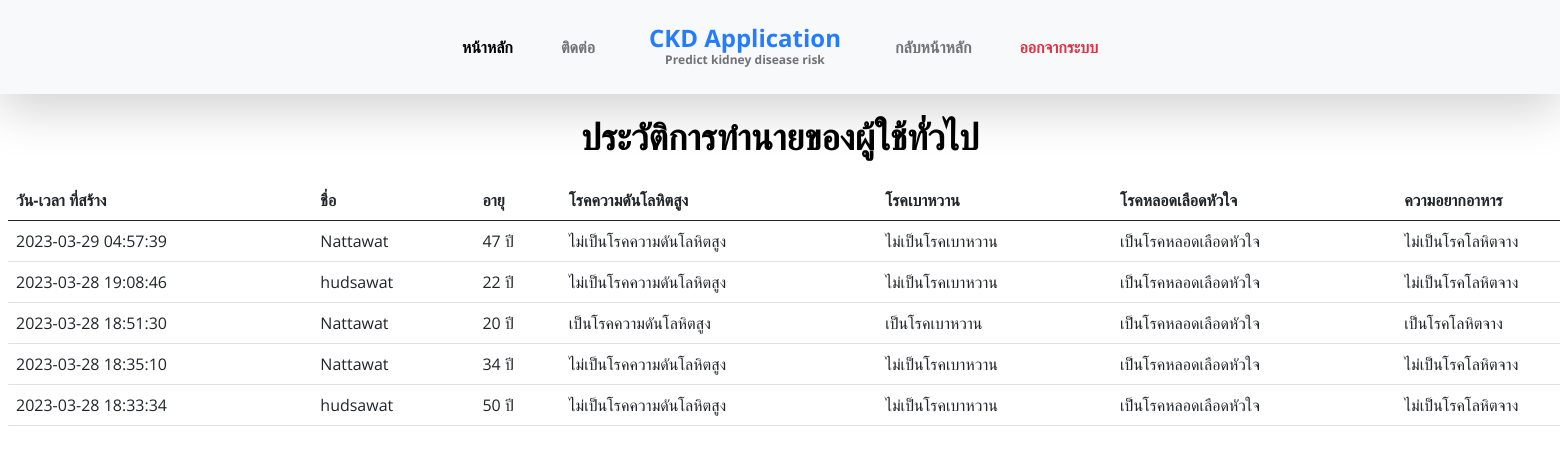
Screenshot of /admin_history_guest with the database file from the repository.
### app.py (models this page shows, shortened)
class HistoryGuest(db.Model):
    id = db.Column(db.Integer, primary_key=True)
    age = db.Column(db.String(10), nullable=False)
    hypertension = db.Column(db.String(10), nullable=False)
    diabetes_mellitus = db.Column(db.String(10), nullable=False)
    appetite = db.Column(db.String(10), nullable=False)
    anemia = db.Column(db.String(10), nullable=False)
    peda_edema = db.Column(db.String(10), nullable=False)
    result = db.Column(db.String(10), nullable=False)
    timestamp = db.Column(db.DateTime, default=datetime.utcnow)
    user_id = db.Column(db.Integer, db.ForeignKey('user.id'), nullable=False)
    user = db.relationship('User', backref='history_guest')

class User(UserMixin, db.Model):
    id = db.Column(db.Integer, primary_key=True)
    username = db.Column(db.String(80), unique=True, nullable=False)
    password = db.Column(db.String(80), nullable=False)
    firstname = db.Column(db.String(80), nullable=False)
    lastname = db.Column(db.String(80), nullable=False)
    email = db.Column(db.String(120), unique=True, nullable=False)
    role = db.Column(db.String(2), nullable=False)

### app.py (the view)
@app.route('/admin_history_guest')
def admin_guest():
    users = User.query.all()
    guesthistory = HistoryGuest.query.order_by(HistoryGuest.timestamp.desc()).all()
    return render_template('admin-history-guest.html', users=users,guesthistory=guesthistory)

### templates/admin-history-guest.html (shortened to what this page needs)
<!DOCTYPE html>
<html lang="en">
<head>
    <link href="https://cdn.jsdelivr.net/npm/bootstrap@5.3.0-alpha1/dist/css/bootstrap.min.css" rel="stylesheet"
>
    <link href="../static/css/bootstrap.min.css" rel="stylesheet">
    <link href="../static/css/bootstrap-icons.css" rel="stylesheet">
    <link href="../static/css/owl.carousel.min.css" rel="stylesheet">
    <link href="../static/css/owl.theme.default.min.css" rel="stylesheet">
    <link href="../static/css/templatemo-medic-care.css" rel="stylesheet">
</head>
<body>
    <div class="container bg-da">
        <nav class="navbar navbar-expand-lg bg-light fixed-top shadow-lg">
            <div class="container">
                <div class="collapse navbar-collapse" id="navbarNav">
                    <ul class="navbar-nav mx-auto">
                        <li class="nav-item active">
                            <a class="nav-link" href="/">หน้าหลัก</a>
                        </li>
                        <li class="nav-item">
                            <a class="nav-link" href="/contact">ติดต่อ</a>
                        </li>
                        <a class="navbar-brand d-none d-lg-block" href="/">
                            CKD Application
                            <strong class="d-block">Predict kidney disease risk</strong>
                        </a>
                        <li class="nav-item">
                            <a class="nav-link" href="/welcome">กลับหน้าหลัก</a>
                        </li>
                        <a class="nav-link text-danger" href="/logout">ออกจากระบบ</a>
                    </ul>
                </div>
            </div>
        </nav>
    </div>
    <h2 class="text-center mt-3">ประวัติการทำนายของผู้ใช้ทั่วไป</h2>
    {% if guesthistory %}
    <div class="table-responsive p-2" style="  width: 150%; overflow-x: auto;">
        <table class="table">
            <thead>
                <tr>
                    <th>วัน-เวลา ที่สร้าง</th>
                    <th>ชื่อ</th>
                    <th>อายุ</th>
                    <th>โรคความดันโลหิตสูง</th>
                    <th>โรคเบาหวาน</th>
                    <th>โรคหลอดเลือดหัวใจ</th>
                    <th>ความอยากอาหาร</th>
                </tr>
            </thead>
            <tbody>
                {% for prediction in guesthistory %}
                <tr>
                    <td>{{ prediction.timestamp.strftime('%Y-%m-%d %H:%M:%S') }}</td>
                    <td>{{prediction.user.firstname}}</td>
                    <td>{{ prediction.age }} ปี</td>
                    <td>
                        {% if prediction.hypertension == '0' %}
                        ไม่เป็นโรคความดันโลหิตสูง
                        {% else %}
                        เป็นโรคความดันโลหิตสูง
                        {% endif %}
                    </td>
                    <td>
                        {% if prediction.diabetes_mellitus == '0' %}
                        ไม่เป็นโรคเบาหวาน
                        {% else %}
                        เป็นโรคเบาหวาน
                        {% endif %}
                    </td>
                    <td>
                        {% if prediction.coronaru_artery_disease == '0' %}
                        ไม่เป็นโรคหลอดเลือดหัวใจ
                        {% else %}
                        เป็นโรคหลอดเลือดหัวใจ
                        {% endif %}
                    </td>
                    <td>
                        {% if prediction.anemia == '0' %}
                        ไม่เป็นโรคโลหิตจาง
                        {% else %}
                        เป็นโรคโลหิตจาง
                        {% endif %}
                    </td>
                </tr>
                {% endfor %}
            </tbody>
        </table>
        {% endif %}
    </div>
</body>
</html>

### static/css/templatemo-medic-care.css (style rules this page uses)
:root { --white-color: #FFFFFF; --primary-color: #247cff; --section-bg-color: #F9F9F9; --dark-color: #000000; --title-color: #565758; --p-color: #717275; --border-color: #eaeaea; --body-font-family: 'Open Sans', sans-serif; --h1-font-size: 48px; --h2-font-size: 36px; --h3-font-size: 32px; --h4-font-size: 28px; --h5-font-size: 24px; --h6-font-size: 22px; --p-font-size: 18px; --menu-font-size: 16px; --font-weight-light: 300; --font-weight-normal: 400; --font-weight-semibold: 600; --font-weight-bold: 700; }
body { background: var(--white-color); font-family: var(--body-font-family); position: relative; padding-top: 94px; }
h2, h3, h4, h5, h6 { color: var(--dark-color); line-height: inherit; }
h1, h2, h3, h4, h5, h6 { font-weight: var(--font-weight-semibold); }
h1, h2 { font-weight: var(--font-weight-bold); }
h2 { font-size: var(--h2-font-size); }
a, button { touch-action: manipulation; transition: all 0.3s; }
a { color: var(--p-color); text-decoration: none; }
b, strong { font-weight: var(--font-weight-bold); }
.navbar { padding-top: 20px; padding-bottom: 20px; }
.navbar-brand { color: var(--primary-color); font-size: var(--h5-font-size); font-weight: var(--font-weight-bold); margin: 0 30px; padding: 0; text-align: center; }
.navbar-brand strong { color: var(--p-color); font-size: 12px; position: relative; bottom: 5px; }
.navbar-expand-lg .navbar-nav .nav-link { padding-right: 1.5rem; padding-left: 1.5rem; }
.navbar-nav .nav-link { color: var(--p-color); font-weight: var(--font-weight-semibold); font-size: var(--menu-font-size); padding-top: 15px; padding-bottom: 15px; }
.navbar-nav .nav-item.active .nav-link, .nav-link:focus, .nav-link:hover { color: var(--dark-color); }

### rows the page displays
HistoryGuest: timestamp "2023-03-29 04:57:39", user.firstname "Nattawat", age "47", hypertension "ไม่เป็นโรคความดันโลหิตสูง", diabetes_mellitus "ไม่เป็นโรคเบาหวาน", anemia "ไม่เป็นโรคโลหิตจาง"
HistoryGuest: timestamp "2023-03-28 19:08:46", user.firstname "hudsawat", age "22", hypertension "ไม่เป็นโรคความดันโลหิตสูง", diabetes_mellitus "ไม่เป็นโรคเบาหวาน", anemia "ไม่เป็นโรคโลหิตจาง"
HistoryGuest: timestamp "2023-03-28 18:51:30", user.firstname "Nattawat", age "20", hypertension "เป็นโรคความดันโลหิตสูง", diabetes_mellitus "เป็นโรคเบาหวาน", anemia "เป็นโรคโลหิตจาง"
HistoryGuest: timestamp "2023-03-28 18:35:10", user.firstname "Nattawat", age "34", hypertension "ไม่เป็นโรคความดันโลหิตสูง", diabetes_mellitus "ไม่เป็นโรคเบาหวาน", anemia "ไม่เป็นโรคโลหิตจาง"
HistoryGuest: timestamp "2023-03-28 18:33:34", user.firstname "hudsawat", age "50", hypertension "ไม่เป็นโรคความดันโลหิตสูง", diabetes_mellitus "ไม่เป็นโรคเบาหวาน", anemia "ไม่เป็นโรคโลหิตจาง"
